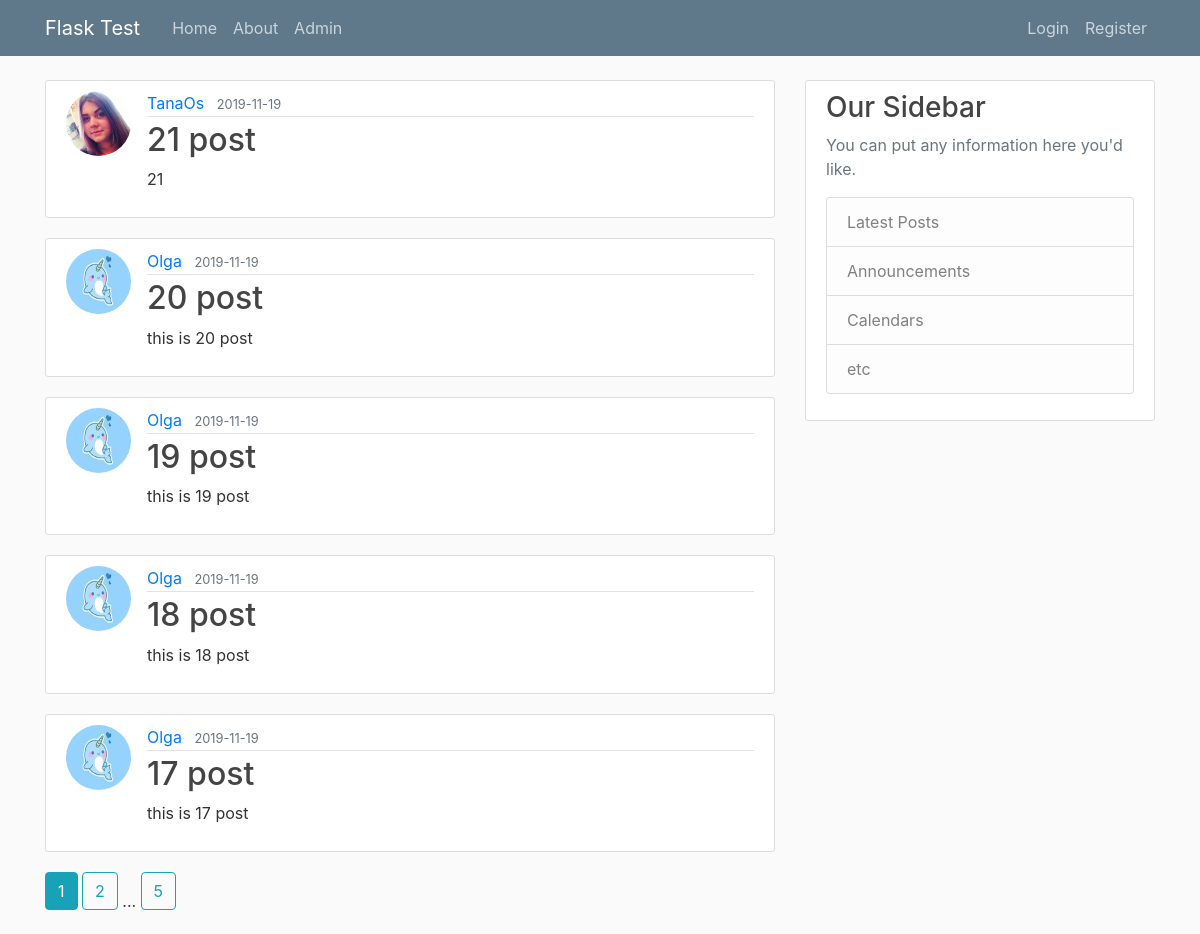
The page /home on the database its author committed.
### flaskblog/models.py (models this page shows, shortened)
class Post(db.Model):
	id = db.Column(db.Integer, primary_key = True)
	title = db.Column(db.String(100), nullable=False)
	date_posted = db.Column(db.DateTime, nullable=False, default = datetime.utcnow)
	content = db.Column(db.Text, nullable=False)
	user_id = db.Column(db.Integer, db.ForeignKey('user.id'),nullable = False)

class User(db.Model, UserMixin):
	id = db.Column(db.Integer, primary_key = True)
	username = db.Column(db.String(20), unique=True, nullable=False)
	email = db.Column(db.String(120), unique=True, nullable=False)
	image_file = db.Column(db.String(20), nullable=False, default = 'default.jpg')
	password = db.Column(db.String(60), nullable = False)
	posts = db.relationship('Post', backref='author', lazy=True)
	about = db.Column(db.String(140))
	last__seen = db.Column(db.DateTime, default=datetime.utcnow)
	admin = db.Column(db.Boolean())
	notes = db.Column(db.UnicodeText)
	followed = db.relationship(
		'User', secondary=followers,
		primaryjoin=(followers.c.follower_id == id),
		secondaryjoin=(followers.c.followed_id == id),
		backref=db.backref('followers', lazy='dynamic'), lazy='dynamic')

### flaskblog/routes.py (the view)
@app.route("/")
@app.route("/home")
def home():
    page = request.args.get('page', 1, type=int)
    posts = Post.query.order_by(Post.date_posted.desc()).paginate(page=page, per_page=5)
    return render_template('home.html', posts=posts)

### flaskblog/routes.py (called while the page is built)
@app.before_request
def before_request():
    if current_user.is_authenticated:
        current_user.last__seen = datetime.utcnow()
        db.session.commit()

### flaskblog/templates/home.html
{% extends "layout.html" %}
{% block content %}
    {% for post in posts.items %}
        <article class="media content-section">
        <img class="rounded-circle article-img" src="{{ url_for('static', filename='images/'+ post.author.image_file)}}">
          <div class="media-body">
            <div class="article-metadata">
              <a class="mr-2" href="#">{{ post.author.username }}</a>
              <small class="text-muted">{{ post.date_posted.strftime('%Y-%m-%d') }}</small>
            </div>
            <h2><a class="article-title" href="{{url_for('post', post_id=post.id)}}">{{ post.title }}</a></h2>
            <p class="article-content">{{ post.content }}</p>
          </div>
        </article>
    {% endfor %}
    {% for page_num in posts.iter_pages(left_edge=1, right_edge=1, left_current=1, right_current=2) %}
        {% if page_num %}
            {% if posts.page == page_num %}
                <a class="btn btn-info mb-4" href="{{ url_for('home', page=page_num) }}"> {{ page_num }}</a>
            {% else %}
                <a class="btn btn-outline-info mb-4" href="{{ url_for('home', page=page_num) }}"> {{ page_num }}</a>
            {% endif %}
        {% else %}
            ...
        {% endif %}
    {% endfor %}
{% endblock content %}

### flaskblog/static/main.css (style rules this page uses)
body { background: #fafafa; color: #333333; margin-top: 5rem; }
h1, h2, h3, h4, h5, h6 { color: #444444; }
.content-section { background: #ffffff; padding: 10px 20px; border: 1px solid #dddddd; border-radius: 3px; margin-bottom: 20px; }
.article-title { color: #444444; }
.article-content { white-space: pre-line; }
.article-img { height: 65px; width: 65px; margin-right: 16px; }
.article-metadata { padding-bottom: 1px; margin-bottom: 4px; border-bottom: 1px solid #e3e3e3 }

### rows shown on the page
Post: image_file (picture), author.username "TanaOs", date_posted "2019-11-19", title "21 post", content "21"
Post: image_file (picture), author.username "Olga", date_posted "2019-11-19", title "20 post", content "this is 20 post"
Post: image_file (picture), author.username "Olga", date_posted "2019-11-19", title "19 post", content "this is 19 post"
Post: image_file (picture), author.username "Olga", date_posted "2019-11-19", title "18 post", content "this is 18 post"
Post: image_file (picture), author.username "Olga", date_posted "2019-11-19", title "17 post", content "this is 17 post"

### other values the page prints
{{ page_num }} "1"
{{ page_num }} "2" "5"
